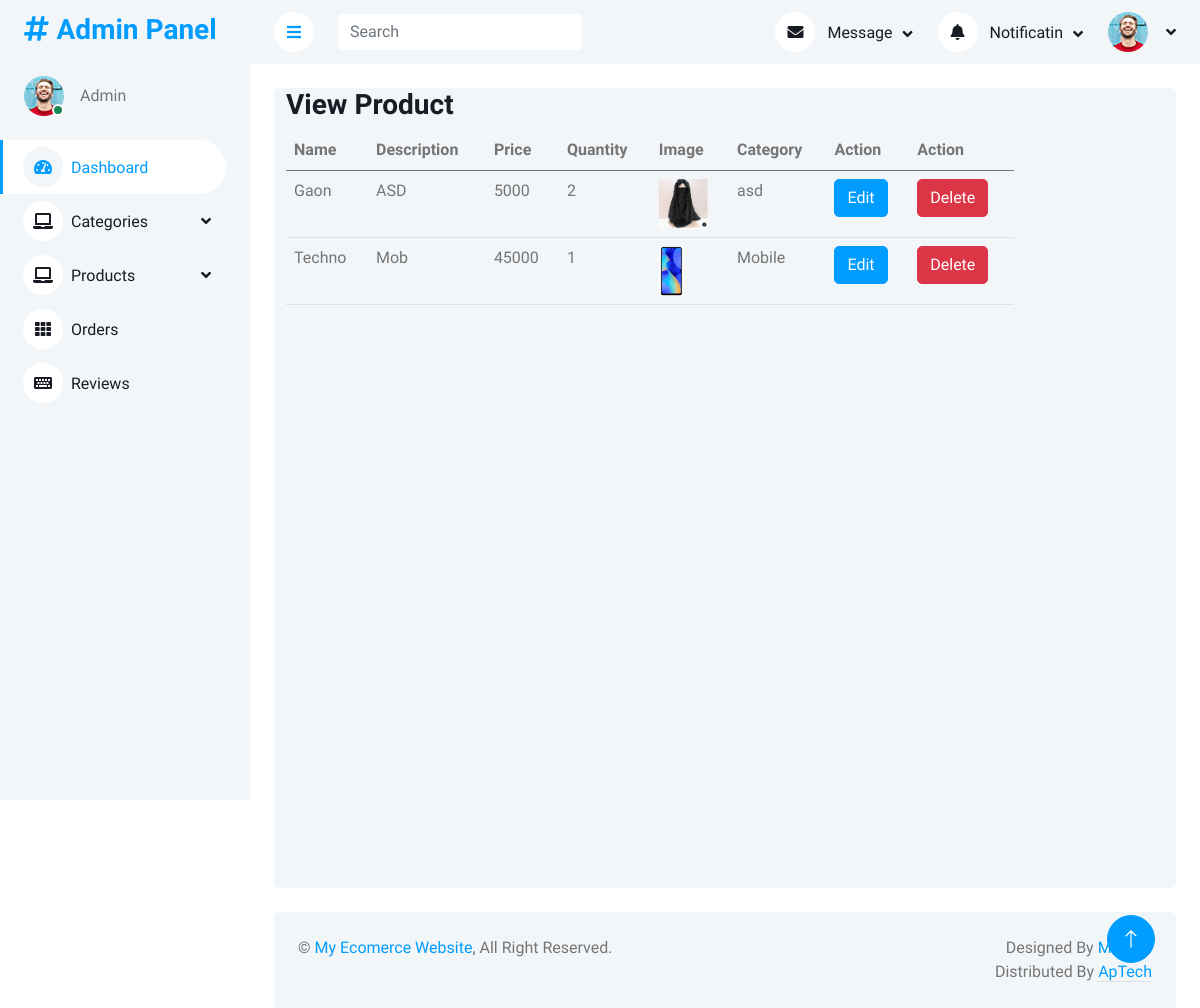
Page /AdminPanel/viewProduct.php on the earlier database version.
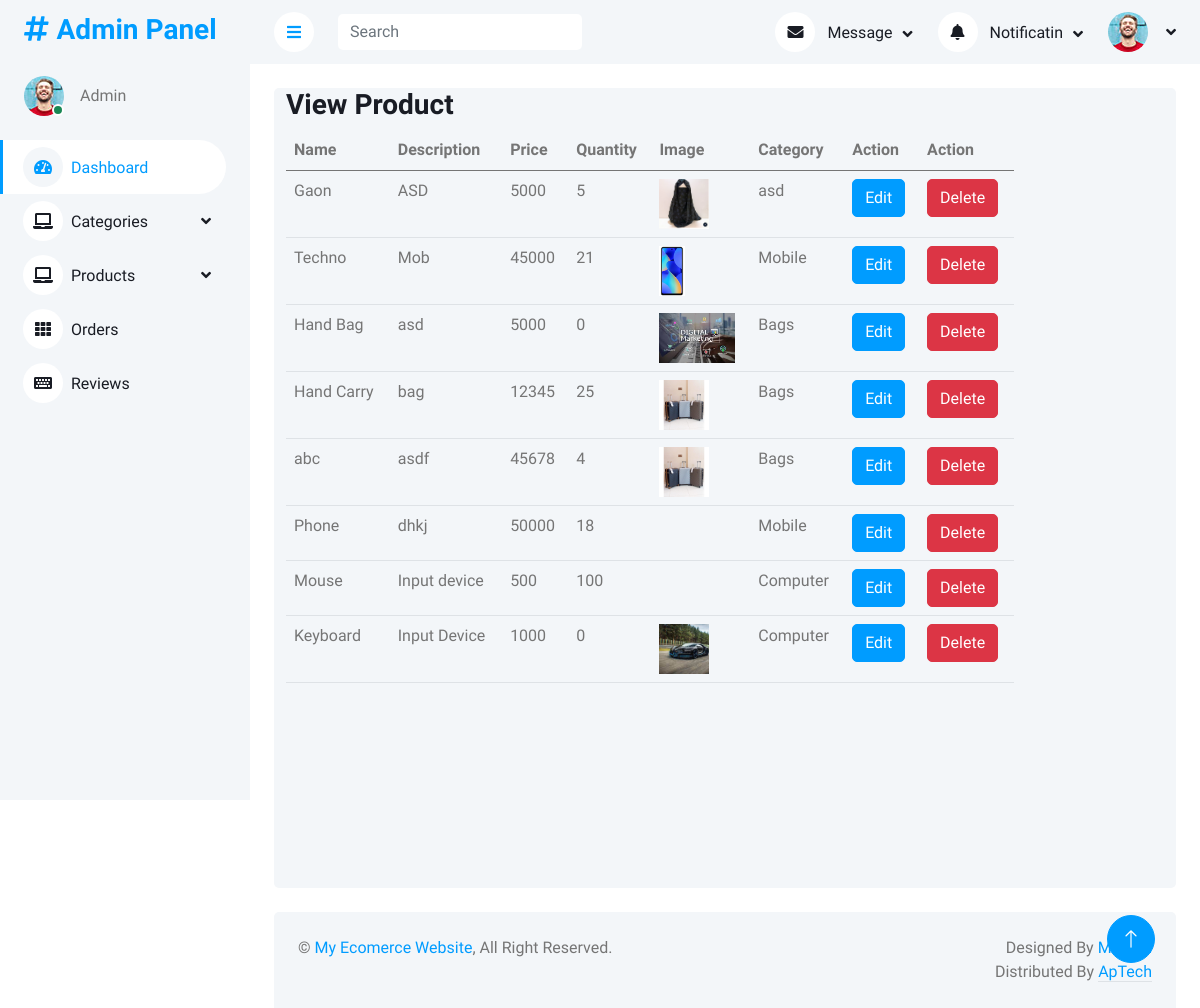
Same page on the later database version.
### tables this page shows
CREATE TABLE `products` (
  `id` int(11) NOT NULL,
  `name` varchar(200) NOT NULL,
  `description` varchar(200) NOT NULL,
  `price` int(11) NOT NULL,
  `quantity` int(11) NOT NULL,
  `image` varchar(500) NOT NULL,
  `catid` int(11) NOT NULL,
  `procid` varchar(200) DEFAULT NULL
);

CREATE TABLE `categories` (
  `id` int(11) NOT NULL,
  `Name` varchar(200) DEFAULT NULL,
  `Description` varchar(500) NOT NULL,
  `image` varchar(300) NOT NULL
);

### AdminPanel/viewProduct.php (the view)
<?php
include('query.php');
include('header.php');
?>
            <div class="container-fluid pt-4 px-4">
                <div class="row vh-100 bg-light rounded mx-0">
                    <div class="col-md-10">
                        <h3>View Product</h3>
                            <table class="table">
                                <thead>
                                    <tr>
                                        <th>Name</th>
                                        <th>Description</th>
                                        <th>Price</th>
                                        <th>Quantity</th>
                                        <th>Image</th>
                                        <th>Category</th>
                                        <th>Action</th>
                                        <th>Action</th>
                                    </tr>
                                </thead>
                                <tbody>
                                    <?php
                                    $query = $pdo->query("SELECT categories.Name as CatName, products.* from products join categories on categories.id = products.catid");
                                    $allProducts = $query->fetchAll(PDO::FETCH_ASSOC);
                                    foreach($allProducts as $Product){
                                    ?>
                                    <tr>
                                        <td><?php echo $Product['name'] ?></td>
                                        <td><?php echo $Product['description'] ?></td>
                                        <td><?php echo $Product['price'] ?></td>
                                        <td><?php echo $Product['quantity'] ?></td>
                                        <td> <img height="50px" src="img/<?php echo $Product['image'] ?>" alt=""> </td>
                                        <td><?php echo $Product['CatName'] ?></td>
                                        <td><a href="editProduct.php?id=<?php echo $Product['id']?>" class="btn btn-primary">Edit</a></td>
                                        <td><a href="?did=<?php echo $Product['id']?>" class="btn btn-danger">Delete</a></td>
                                    </tr>
                                   <?php
                                   }
                                   ?>
                                </tbody>
                            </table>
            </div>
            </div>
</div>
<?php
include('footer.php');
?>

Differences in the rows shown:
changed products "Gaon": quantity "2" → "5"
changed products "Techno": quantity "1" → "21"
added products: name "Hand Bag", description "asd", price "5000", quantity "0", image (picture), catid.Name "Bags"
added products: name "Hand Carry", description "bag", price "12345", quantity "25", image (picture), catid.Name "Bags"
added products: name "abc", description "asdf", price "45678", quantity "4", image (picture), catid.Name "Bags"
added products: name "Phone", description "dhkj", price "50000", quantity "18", catid.Name "Mobile"
added products: name "Mouse", description "Input device", price "500", quantity "100", catid.Name "Computer"
added products: name "Keyboard", description "Input Device", price "1000", quantity "0", image (picture), catid.Name "Computer"
